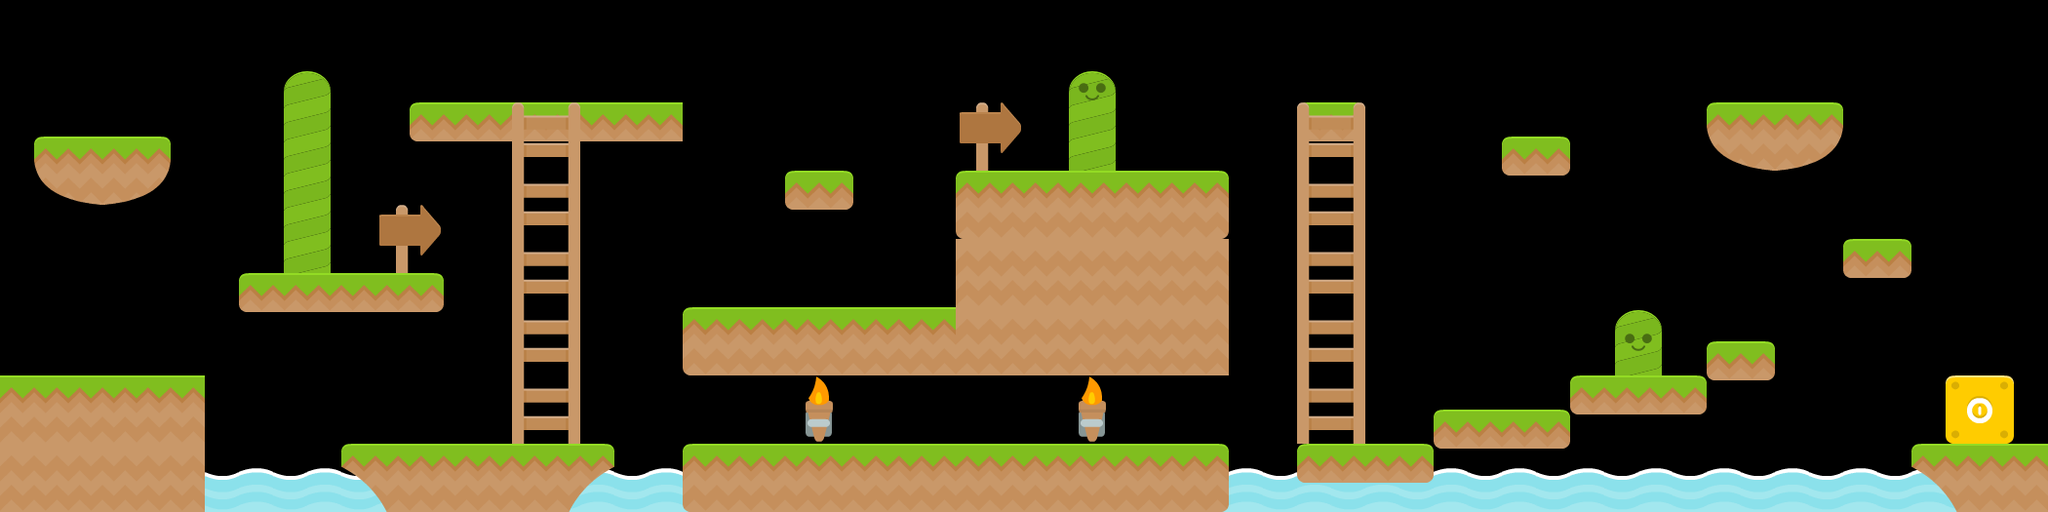

The image is a tile-based game level rendered from a .tmx file. Its description and source (layers, tilesets, objects; grid data summarised) follow:
An orthogonal 60x15 tile map with 35x35 px tiles, 4 tile layers (Background Images, Platforms, Ladders, Triggers).

<map version="1.0" orientation="orthogonal" renderorder="right-down" width="60" height="15" tilewidth="35" tileheight="35" nextobjectid="1">
 <tileset firstgid="1" name="Platformer" tilewidth="70" tileheight="70" spacing="2" margin="2" tilecount="196" columns="14">
  <image source="tileset.png" width="1024" height="1024" />
 </tileset>
 <layer name="Background Images" width="60" height="15">
  <data>[900 cells, 29 non-empty, 8 distinct tile ids]</data>
 </layer>
 <layer name="Platforms" width="60" height="15">
  <data>[900 cells, 58 non-empty, 12 distinct tile ids]</data>
 </layer>
 <layer name="Ladders" width="60" height="15">
  <data>[900 cells, 10 non-empty, 2 distinct tile ids]</data>
 </layer>
 <layer name="Triggers" width="60" height="15">
  <data>[900 cells, 1 non-empty, 1 distinct tile ids]</data>
 </layer>
</map>
